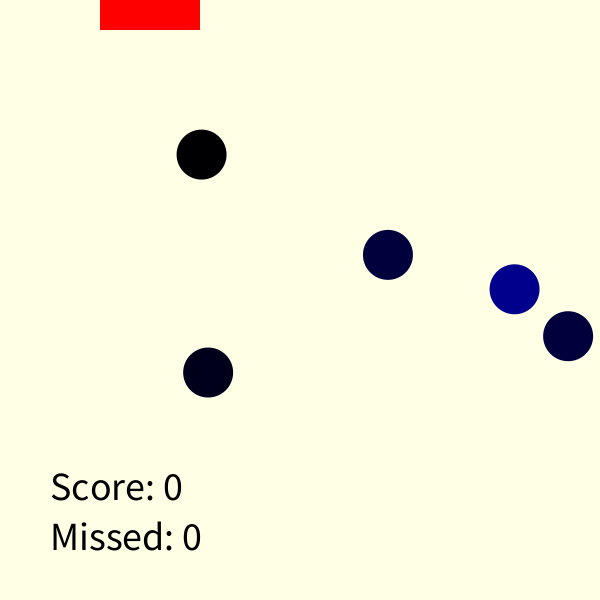
Frame 1 (no input)
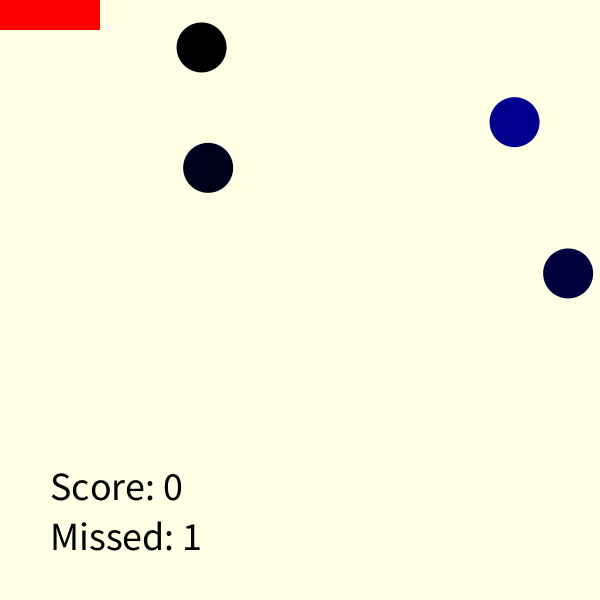
Frame 60 (the mouse pressed at the canvas centre just before this capture)
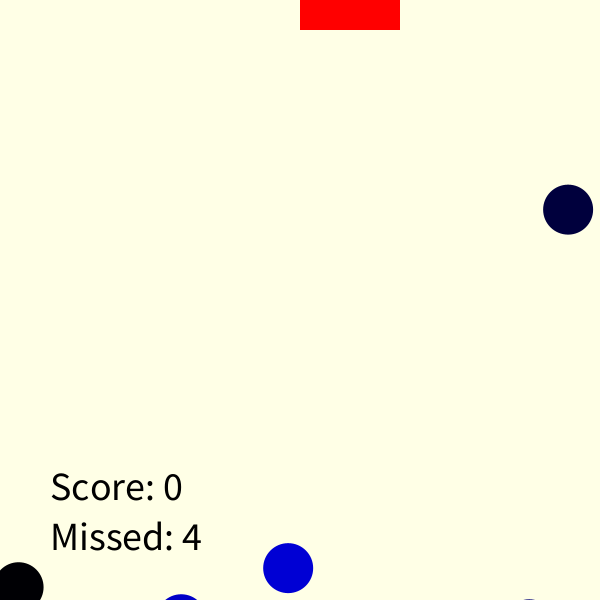
Frame 120 (the mouse held since frame 60 and released just before this capture)

The Processing sketch that drew these frames (run headless with seeded random() and noise(); from frame 60 on, the mouse is pressed at the canvas centre):

// Processing sketch: Bubble_Catcher_Game
// ── Bubble_Catcher_Game.pde
// This code creates a simple game where bubbles appear randomly on the screen,
// and the player can control a catcher platform to catch the bubbles.
// The goal is to catch more than 10 bubbles without missing more than 10.
// Otherwise, the game ends with a "Won" or "Lost" message based on the result.

color backgroundColor = color(255, 255, 230);
ArrayList<BubbleObject> bubbleArray = new ArrayList<BubbleObject>(); // Create an ArrayList to keep track of the bubbles.
Catcher catcher; // Declare a variable to hold the catcher object.

float catcherHeight = 30;
float catcherWidth = 100;
int missed = 0;
int score = 0;
boolean play = true;

void setup() {
  size(600, 600);
  noStroke();

  // Add 5 initial bubbles to the bubbleArray.
  for (int i = 0; i < 5; i++) {
    bubbleArray.add(new BubbleObject(random(width), (random(height) + 99), 50, random(1, 5), color(random(0), random(0), random(255))));
  }
  catcher = new Catcher(100, 0, catcherHeight, catcherWidth);
}

void draw() {
  background(backgroundColor);

  if (play) {
    for (int i = bubbleArray.size() - 1; i >= 0; i--) {
      BubbleObject bubble = bubbleArray.get(i);
      if (!bubble.isCounted()) {
        bubble.display();
        bubble.update(mouseX, catcherHeight, catcherWidth);
      } else {
        bubbleArray.remove(i);  // Remove the bubble from the list if it's already counted.
      }
    }

    // Add a new bubble if there are fewer than 5 bubbles.
    if (bubbleArray.size() < 5) {
      bubbleArray.add(new BubbleObject(random(width), height + 50, 50, random(1, 5), color(random(0), random(0), random(255))));
    }

    catcher.display();
    catcher.update(mouseX);
  }

  // Check if the game is over and display a message.
  if (score >= 10 || missed >= 10) {
    play = false;
    textSize(50);
    if (score >= 10) {
      fill(0, 255, 0);
      text("Won ", 200, height / 2);
    } else {
      fill(255, 0, 0);
      text("Lost ", 200, height / 2);
    }
  }

  // Display the score and the number of missed bubbles.
  textSize(40);
  fill(0, 0, 0);
  text("Score: " + score, 50, height - 100);
  text("Missed: " + missed, 50, height - 50);
}

// Restart the game when the mouse is clicked.
void mouseClicked() {
  score = 0;
  missed = 0;
  play = true;
  // Reset the "counted" status of all bubbles.
  for (BubbleObject bubble : bubbleArray) {
    bubble.resetCounted();
  }
}

class BubbleObject {
  float xPos;
  float yPos;
  float diameter;
  float speed;
  color color1;
  boolean counted = false;

  // Constructor. A special function within a class that creates a new object with initial properties.
  BubbleObject(float tempXPos, float tempYPos, float tempDiameter, float tempSpeed, color tempColor) {
    xPos = tempXPos;
    yPos = tempYPos;
    diameter = tempDiameter;
    speed = tempSpeed;
    color1 = tempColor;
  }

  // Function (or method) that displays the visual appearance.
  // "void" indicates that the method doesn't return a value but performs an action.
  void display() {
    fill(color1);
    ellipse(xPos, yPos, diameter, diameter);
  }
  
  // Update the bubble's position and check for collisions.
  void update(float mousePos, float catHeight, float catWidth) {
    yPos -= speed;

    if (yPos < 0) {
      if (!counted) {
        missed++;
        counted = true;
      }
      yPos = height + 50;
      xPos = random(width);
    }
    if (yPos > height + 100) {
      speed = -speed;
      xPos = random(width);
    }

    if (yPos < catHeight + diameter / 2 && ((xPos > mousePos - diameter / 2) && (xPos < mousePos + catWidth + diameter / 2))) {
      if (!counted) {
        counted = true;
        score++;
        println("score: " + score);
      }
    }
  }

  boolean isCounted() {   // Check if the bubble is already counted.
    return counted;
  }

  void resetCounted() {   // Reset the "counted" status of the bubble.
    counted = false;
  }
}

class Catcher {
  float x;
  float y;
  float cWidth;
  float cHeight;

  Catcher(float tempX, float tempY, float tempW, float tempH) {
    x = tempX;
    y = tempY;
    cWidth = tempW;
    cHeight = tempH;
  }

  void display() {
    fill(255, 0, 0);
    rect(x, y, cHeight, cWidth);
  }

  void update(float mousePos) {
    x = mousePos;
  }
}
